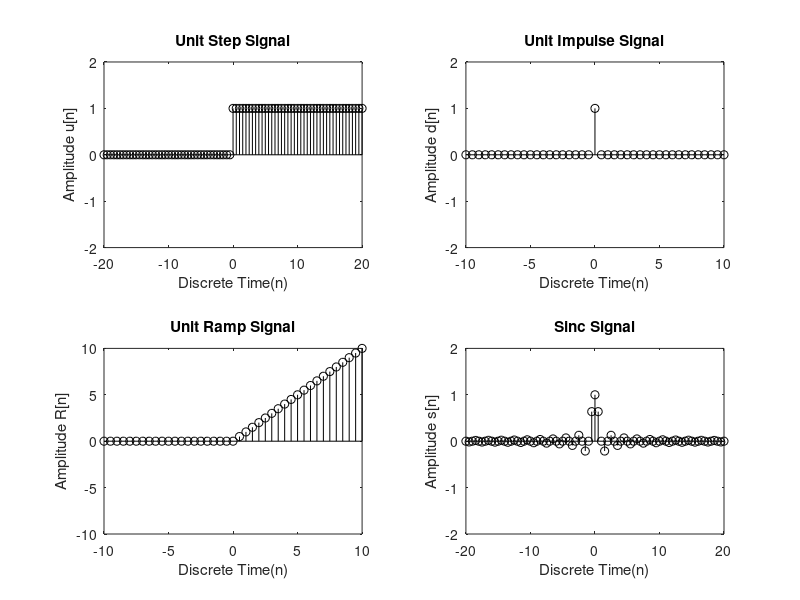

Source code (MATLAB):
x=-20:0.5:20;
y1=y2=y3=y4=zeros(1,length(x));
for i=1:length(x)
  if x(i) > 0
    y1(i) = 1;
    y2(i)=0;
    y3(i) =x(i);
    y4(i) = sin(pi*x(i))/(pi*x(i));
  elseif x(i)==0
    y1(i) = 1;
    y2(i)= 1;
    y3(i) = x(i);
    y4(i) = 1;
  else
    y1(i)=0;
    y2(i)=0;
    y3(i)=0;
    y4(i) = sin(pi*x(i))/(pi*x(i));
  endif
endfor
%Unit Step
subplot(2,2,1);
stem(x,y1,"k");
axis([-20,20,-2,2]);
title("Unit Step Signal");
xlabel("Discrete Time(n)");
ylabel("Amplitude u[n]");
% Unit Impulse
subplot(2,2,2);
stem(x,y2,"k");
axis([-10,10,-2,2]);
title("Unit Impulse Signal");
xlabel("Discrete Time(n)");
ylabel("Amplitude d[n]");
% Unit Ramp
subplot(2,2,3);
stem(x,y3,"k");
axis([-10,10,-10,10]);
title("Unit Ramp Signal");
xlabel("Discrete Time(n)");
ylabel("Amplitude R[n]");
% Sinc
subplot(2,2,4);
stem(x,y4,"k");
axis([-20,20,-2,2]);
title("Sinc Signal");
xlabel("Discrete Time(n)");
ylabel("Amplitude s[n]");
